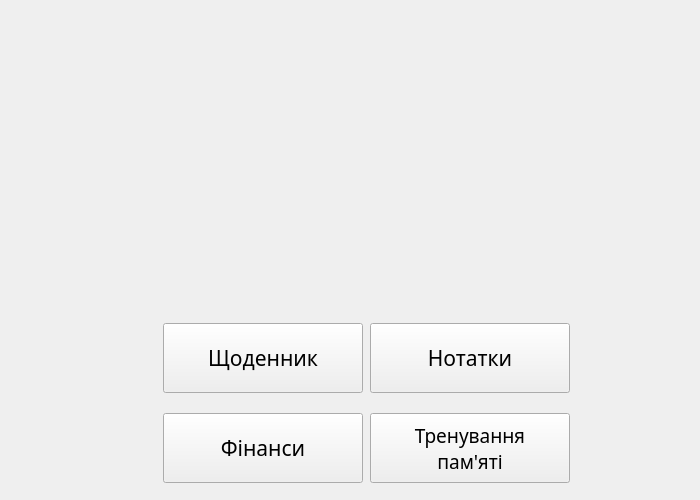
<?xml version="1.0" encoding="UTF-8"?>
<ui version="4.0">
 <class>win_main</class>
 <widget class="QWidget" name="win_main">
  <property name="geometry">
   <rect>
    <x>0</x>
    <y>0</y>
    <width>700</width>
    <height>500</height>
   </rect>
  </property>
  <property name="minimumSize">
   <size>
    <width>700</width>
    <height>500</height>
   </size>
  </property>
  <property name="maximumSize">
   <size>
    <width>700</width>
    <height>500</height>
   </size>
  </property>
  <property name="windowTitle">
   <string>UkrLife</string>
  </property>
  <property name="windowIcon">
   <iconset>
    <normalon>../images/icons/icon.ico</normalon>
   </iconset>
  </property>
  <property name="styleSheet">
   <string notr="true"/>
  </property>
  <property name="locale">
   <locale language="Ukrainian" country="Ukraine"/>
  </property>
  <widget class="QWidget" name="horizontalLayoutWidget_3">
   <property name="geometry">
    <rect>
     <x>160</x>
     <y>70</y>
     <width>413</width>
     <height>427</height>
    </rect>
   </property>
   <layout class="QHBoxLayout" name="horizontalLayout_4">
    <item>
     <layout class="QVBoxLayout" name="verticalLayout">
      <property name="spacing">
       <number>7</number>
      </property>
      <property name="sizeConstraint">
       <enum>QLayout::SetDefaultConstraint</enum>
      </property>
      <item alignment="Qt::AlignHCenter">
       <widget class="QLabel" name="lb_logo">
        <property name="sizePolicy">
         <sizepolicy hsizetype="Fixed" vsizetype="Fixed">
          <horstretch>0</horstretch>
          <verstretch>0</verstretch>
         </sizepolicy>
        </property>
        <property name="minimumSize">
         <size>
          <width>300</width>
          <height>150</height>
         </size>
        </property>
        <property name="maximumSize">
         <size>
          <width>300</width>
          <height>150</height>
         </size>
        </property>
        <property name="styleSheet">
         <string notr="true">background-color: none;</string>
        </property>
        <property name="text">
         <string/>
        </property>
        <property name="pixmap">
         <pixmap>../images/logo.png</pixmap>
        </property>
        <property name="scaledContents">
         <bool>true</bool>
        </property>
        <property name="alignment">
         <set>Qt::AlignCenter</set>
        </property>
        <property name="wordWrap">
         <bool>false</bool>
        </property>
       </widget>
      </item>
      <item>
       <widget class="QLabel" name="lb_quote">
        <property name="sizePolicy">
         <sizepolicy hsizetype="Preferred" vsizetype="Fixed">
          <horstretch>0</horstretch>
          <verstretch>0</verstretch>
         </sizepolicy>
        </property>
        <property name="minimumSize">
         <size>
          <width>0</width>
          <height>50</height>
         </size>
        </property>
        <property name="maximumSize">
         <size>
          <width>16777215</width>
          <height>50</height>
         </size>
        </property>
        <property name="styleSheet">
         <string notr="true">background-color: none;
font: bold;
font-size: 14pt;</string>
        </property>
        <property name="text">
         <string/>
        </property>
        <property name="alignment">
         <set>Qt::AlignCenter</set>
        </property>
        <property name="wordWrap">
         <bool>true</bool>
        </property>
       </widget>
      </item>
      <item>
       <layout class="QHBoxLayout" name="horizontalLayout">
        <property name="sizeConstraint">
         <enum>QLayout::SetDefaultConstraint</enum>
        </property>
        <item alignment="Qt::AlignVCenter">
         <widget class="QPushButton" name="b_diary">
          <property name="sizePolicy">
           <sizepolicy hsizetype="Fixed" vsizetype="Fixed">
            <horstretch>0</horstretch>
            <verstretch>0</verstretch>
           </sizepolicy>
          </property>
          <property name="minimumSize">
           <size>
            <width>200</width>
            <height>70</height>
           </size>
          </property>
          <property name="maximumSize">
           <size>
            <width>200</width>
            <height>70</height>
           </size>
          </property>
          <property name="font">
           <font>
            <family>Yu Gothic UI Semilight</family>
            <pointsize>16</pointsize>
            <weight>50</weight>
            <italic>false</italic>
            <bold>false</bold>
            <stylestrategy>PreferDefault</stylestrategy>
            <kerning>false</kerning>
           </font>
          </property>
          <property name="cursor">
           <cursorShape>PointingHandCursor</cursorShape>
          </property>
          <property name="styleSheet">
           <string notr="true"/>
          </property>
          <property name="text">
           <string>Щоденник</string>
          </property>
          <property name="flat">
           <bool>false</bool>
          </property>
         </widget>
        </item>
        <item>
         <widget class="QPushButton" name="b_notes">
          <property name="sizePolicy">
           <sizepolicy hsizetype="Fixed" vsizetype="Fixed">
            <horstretch>0</horstretch>
            <verstretch>0</verstretch>
           </sizepolicy>
          </property>
          <property name="minimumSize">
           <size>
            <width>200</width>
            <height>70</height>
           </size>
          </property>
          <property name="maximumSize">
           <size>
            <width>200</width>
            <height>70</height>
           </size>
          </property>
          <property name="font">
           <font>
            <family>Yu Gothic UI Semilight</family>
            <pointsize>16</pointsize>
           </font>
          </property>
          <property name="cursor">
           <cursorShape>PointingHandCursor</cursorShape>
          </property>
          <property name="styleSheet">
           <string notr="true"/>
          </property>
          <property name="text">
           <string>Нотатки</string>
          </property>
         </widget>
        </item>
       </layout>
      </item>
      <item>
       <layout class="QHBoxLayout" name="horizontalLayout_2">
        <property name="sizeConstraint">
         <enum>QLayout::SetDefaultConstraint</enum>
        </property>
        <item>
         <widget class="QPushButton" name="b_finance">
          <property name="sizePolicy">
           <sizepolicy hsizetype="Fixed" vsizetype="Fixed">
            <horstretch>0</horstretch>
            <verstretch>0</verstretch>
           </sizepolicy>
          </property>
          <property name="minimumSize">
           <size>
            <width>200</width>
            <height>70</height>
           </size>
          </property>
          <property name="maximumSize">
           <size>
            <width>200</width>
            <height>70</height>
           </size>
          </property>
          <property name="font">
           <font>
            <family>Yu Gothic UI Semilight</family>
            <pointsize>16</pointsize>
           </font>
          </property>
          <property name="cursor">
           <cursorShape>PointingHandCursor</cursorShape>
          </property>
          <property name="styleSheet">
           <string notr="true"/>
          </property>
          <property name="text">
           <string>Фінанси</string>
          </property>
         </widget>
        </item>
        <item>
         <widget class="QPushButton" name="b_memory">
          <property name="sizePolicy">
           <sizepolicy hsizetype="Fixed" vsizetype="Fixed">
            <horstretch>0</horstretch>
            <verstretch>0</verstretch>
           </sizepolicy>
          </property>
          <property name="minimumSize">
           <size>
            <width>200</width>
            <height>70</height>
           </size>
          </property>
          <property name="maximumSize">
           <size>
            <width>200</width>
            <height>70</height>
           </size>
          </property>
          <property name="font">
           <font>
            <family>Yu Gothic UI Semilight</family>
            <pointsize>14</pointsize>
           </font>
          </property>
          <property name="cursor">
           <cursorShape>PointingHandCursor</cursorShape>
          </property>
          <property name="styleSheet">
           <string notr="true"/>
          </property>
          <property name="text">
           <string>Тренування
пам'яті</string>
          </property>
         </widget>
        </item>
       </layout>
      </item>
     </layout>
    </item>
   </layout>
  </widget>
 </widget>
 <resources>
  <include location="resources.qrc"/>
 </resources>
 <connections/>
</ui>
